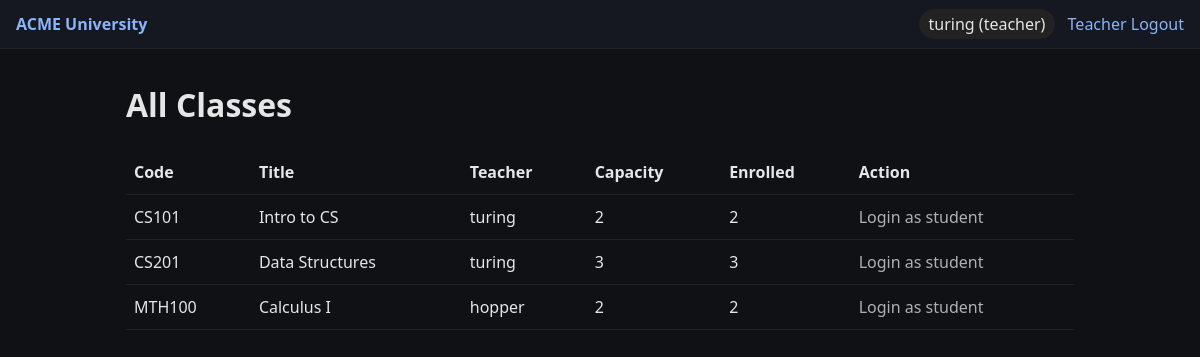
Screenshot of /student/all-classes (signed in) with the database file from the repository.
### models.py (models this page shows, shortened)
class User(db.Model, UserMixin):
    id = db.Column(db.Integer, primary_key=True)
    username = db.Column(db.String(80), unique=True, nullable=False)
    password_hash = db.Column(db.String(128), nullable=False)
    role = db.Column(db.String(20), nullable=False)

class Course(db.Model):
    id = db.Column(db.Integer, primary_key=True)
    code = db.Column(db.String(20), unique=True, nullable=False)
    title = db.Column(db.String(120), nullable=False)
    capacity = db.Column(db.Integer, nullable=False, default=30)
    teacher_id = db.Column(db.Integer, db.ForeignKey('user.id'), nullable=False)
    teacher = db.relationship('User', foreign_keys=[teacher_id])

### student_routes.py (the view)
@student_bp.route('/all-classes')
@login_required
def all_classes():
    courses = Course.query.order_by(Course.code).all()
    counts = dict(
        db.session.query(Enrollment.course_id, func.count(Enrollment.id))
        .group_by(Enrollment.course_id)
        .all()
    )
    return render_template('student_all_classes.html', courses=courses, counts=counts)

### models.py (called while the page is built)
@login_manager.user_loader
def load_user(user_id):
    return User.query.get(int(user_id)) if user_id else None

### templates/student_all_classes.html
{% extends 'base.html' %}{% block content %}
<h1>All Classes</h1>
<table>
<thead><tr><th>Code</th><th>Title</th><th>Teacher</th><th>Capacity</th><th>Enrolled</th><th>Action</th></tr></thead>
<tbody>
{% for c in courses %}{% set cnt = counts.get(c.id, 0) %}
<tr>
  <td>{{ c.code }}</td><td>{{ c.title }}</td><td>{{ c.teacher.username }}</td>
  <td>{{ c.capacity }}</td><td>{{ cnt }}</td>
  <td>
    {% if current_user.is_authenticated and current_user.role == 'student' %}
      <form method='post' action='{{ url_for('student.enroll', course_id=c.id) }}'>
        <button type='submit' {% if cnt >= c.capacity %}disabled{% endif %}>
          {% if cnt >= c.capacity %}Full{% else %}Enroll{% endif %}
        </button>
      </form>
    {% else %}<span class='muted'>Login as student</span>{% endif %}
  </td>
</tr>
{% endfor %}
</tbody></table>
{% endblock %}

### templates/base.html (shortened to what this page needs)
<!doctype html>
<html><head>
<link rel='stylesheet' href='{{ url_for('static', filename='styles.css') }}'>
</head><body>
<header class='nav'>
  <div class='brand'><a href='{{ url_for('home') }}'>ACME University</a></div>
  <nav>
    {% if current_user.is_authenticated %}
      <span class='pill'>{{ current_user.username }} ({{ current_user.role }})</span>
      {% if current_user.role == 'student' %}
        <a href='{{ url_for('student.my_classes') }}'>My Classes</a>
        <a href='{{ url_for('student.all_classes') }}'>All Classes</a>
      {% elif current_user.role == 'teacher' %}
        <a href='{{ url_for('teacher.dashboard') }}'>Teacher</a>
      {% else %}
        <a href='/admin'>Admin</a>
      {% endif %}
      <a href='{{ url_for('auth.logout') }}'>Logout</a>
    {% else %}
      <a href='{{ url_for('auth.login') }}'>Login</a>
    {% endif %}
  </nav>
</header>
<main class='container'>{% block content %}{% endblock %}</main>
</body></html>

### static/styles.css (style rules this page uses)
*, *::before, *::after { box-sizing: border-box; }
body { font-family: system-ui, Segoe UI, Roboto, Arial, sans-serif; margin: 0; background: #0f1115; color: #e6e6e6; line-height: 1.5; }
a { color: #8ab4f8; text-decoration: none; }
.container { max-width: 980px; margin: 32px auto; padding: 0 16px; }
.nav { display: flex; justify-content: space-between; align-items: center; padding: 12px 16px; background: #151820; border-bottom: 1px solid #222; gap: 12px; flex-wrap: wrap; }
.brand a { font-weight: 700; }
.pill { background: #222; padding: 4px 10px; border-radius: 999px; margin-right: 8px; }
table { width: 100%; border-collapse: collapse; margin: 16px 0; }
th, td { border-bottom: 1px solid #222; padding: 10px 8px; text-align: left; }
.muted { opacity: 0.75; }

### rows the page displays
User: username "turing", role "teacher"
Course: code "CS101", title "Intro to CS", teacher.username "turing", capacity "2", cnt "2"
Course: code "CS201", title "Data Structures", teacher.username "turing", capacity "3"
Course: code "MTH100", title "Calculus I", teacher.username "hopper", capacity "2"
